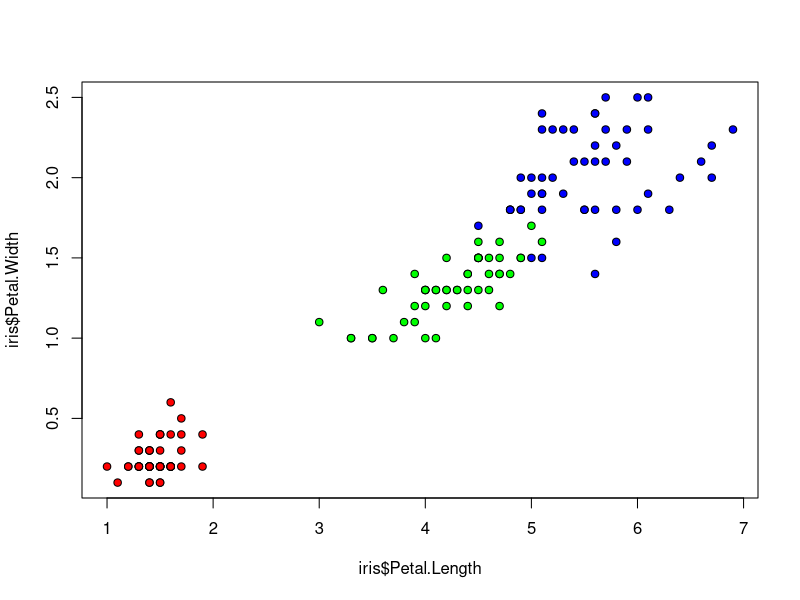
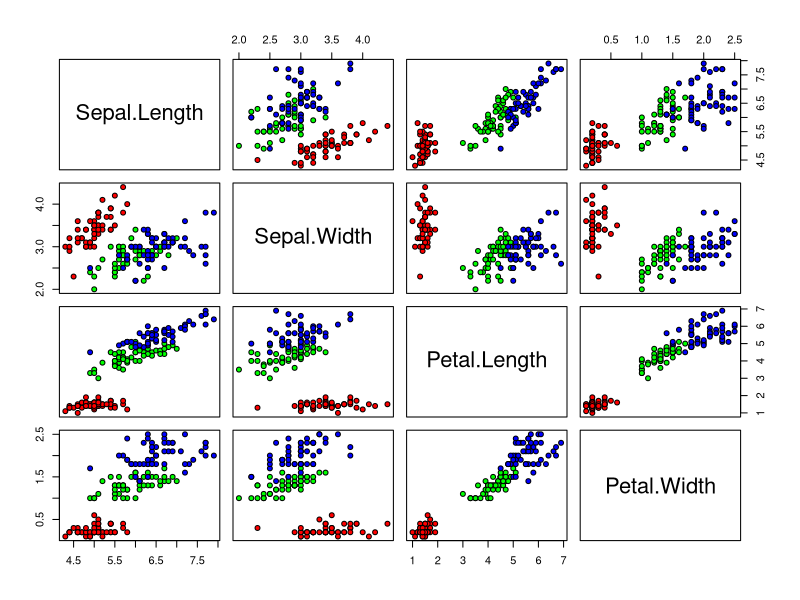

These figures' R source, in order:
# ---------------------------------------------------------------------#
# --------------- Classificador Vizinho mais Próximo ------------------#
# ---------------------------------------------------------------------#
# @autor Raphael Carvalho
# @data 02/05/2022
# @disciplina Inteligência Artifical - ADS IFCE Canindé

## ------------------------------------------------------------------ #
##               Etapa 1 - Carregando o dataset "iris
## ------------------------------------------------------------------ #
data("iris")
View(iris)

# Plotar os dados das classes (setosa, virgínica e versicolor)
plot(iris$Petal.Length, iris$Petal.Width, pch=21,
     bg=c("red","green","blue")[as.numeric(iris$Species)])
plot(iris[,1:4], pch=21, 
     bg=c("red","green","blue")[as.numeric(iris$Species)])

## ------------------------------------------------------------------ #
##  Etapa 2 - Normalizando os dados e dividindo em treinamento e teste
## ------------------------------------------------------------------ #

# Dividir o conjunto em treinamento e teste
set.seed(1234)
ndados <- nrow(iris) # numero de dados
ptreino <- 0.8 # 80% para treinamento
ntreino <- round(ndados*ptreino)
nteste <- ndados - ntreino 

# Normalizando os dados
nor <-function(x) { (x -min(x))/(max(x)-min(x)) }
iris.norm <- as.data.frame( lapply(iris[,1:4], nor) )

# Definindo dados para treinamento e teste
indices_treino <- sample(ndados, ntreino, replace=F)
iris.treino <- iris.norm[indices_treino,]
View(iris.treino)
iris.teste <- iris.norm[-indices_treino,]
View(iris.teste)

# Definindo as classes para treinamento e teste
iris.treino.classes <- iris[indices_treino,5]
iris.teste.classes <- iris[-indices_treino,5]

## -------------------------------------------------- #
##            Etapa 3 - Classificação
## -------------------------------------------------- #
library(class)

# Função para medir a acurácia
accuracy <- function(x){sum(diag(x)/(sum(rowSums(x)))) * 100}

## ---------------------------------------------------------------------------#
##          Classificador K-vizinhos mais próximos (KNN)
## 
## Função: knn1(train, test, cl)
##
## Argumentos da função knn()
## - train: matriz ou data frame de casos do conjunto de treinamento
## - test: matriz ou data frame de casos do conjunto de teste
## - cl: classes (factor) para classificações corretas do conjunto de treinamento
##----------------------------------------------------------------------------#
resultado_nn <- knn1(iris.treino,iris.teste,cl=iris.treino.classes)

# Criando uma tabela comparando o resultado previsto com o observado (teste)
class.comparison <- data.frame(resultado_nn, iris.teste.classes)
names(class.comparison) <- c("Espécies Previstas", "Espécies Observadas")
View(class.comparison)

# Criando a matriz de confusão e calculando a taxa de acerto
matriz_confusao_nn <- table(resultado_nn,iris.teste.classes)
accuracy(matriz_confusao_nn)
